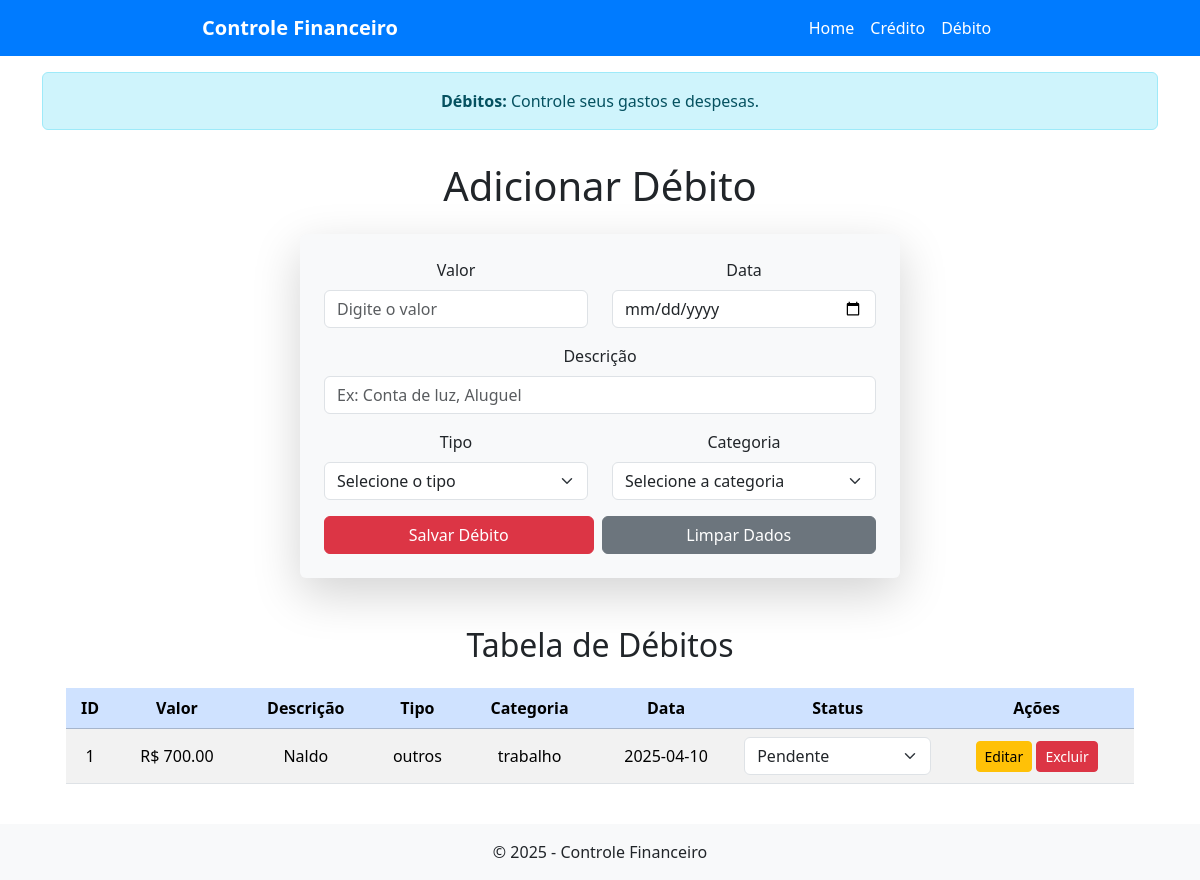
/debito, run on the app's committed database.
### tables this page shows
CREATE TABLE debitos (
            id INTEGER PRIMARY KEY AUTOINCREMENT,
            valor REAL NOT NULL,
            descricao TEXT NOT NULL,
            tipo TEXT NOT NULL,
            categoria TEXT NOT NULL,
            data TEXT NOT NULL,
            status TEXT NOT NULL DEFAULT 'pendente',
            data_agendada TEXT
        );

### app.py (the view, shortened to what this page needs)
@app.route("/debito", methods=["GET", "POST"])
def debito():
    conaxao = sqlite3.connect("financeiro.db")
    cursor = conaxao.cursor()
    cursor.execute("SELECT * FROM debitos")
    debitos = cursor.fetchall()
    conaxao.close()
    return render_template("debito.html", debitos=debitos)

### templates/debito.html (shortened to what this page needs)
{% extends 'base.html' %}
{% block alert %}
    <div class="container mt-3">
        <div class="alert alert-info text-center" role="alert">
            <strong>Débitos:</strong> Controle seus gastos e despesas.
        </div>
    </div>
{% endblock %}
{% block content %}
    <div class="container mt-3">
        <h1 class="mb-4 text-center">Adicionar Débito</h1>
        <form method="POST" class="p-4 rounded shadow-lg bg-light mx-auto" style="max-width: 600px;" id="debitoForm">
            <div class="row">
                <div class="col-md-6 mb-3">
                    <label for="valor" class="form-label">Valor</label>
                    <input type="number" class="form-control" id="valor" name="valor" placeholder="Digite o valor" required>
                </div>
                <div class="col-md-6 mb-3">
                    <label for="data" class="form-label">Data</label>
                    <input type="date" class="form-control" id="data" name="data" required>
                </div>
            </div>
            <div class="mb-3">
                <label for="descricao" class="form-label">Descrição</label>
                <input type="text" class="form-control" id="descricao" name="descricao" placeholder="Ex: Conta de luz, Aluguel" required>
            </div>
            <div class="row">
                <div class="col-md-6 mb-3">
                    <label for="tipo" class="form-label">Tipo</label>
                    <select class="form-select" id="tipo" name="tipo" required>
                        <option value="" selected disabled>Selecione o tipo</option>
                    </select>
                </div>
                <div class="col-md-6 mb-3">
                    <label for="categoria" class="form-label">Categoria</label>
                    <select class="form-select" id="categoria" name="categoria" required>
                        <option value="" selected disabled>Selecione a categoria</option>
                    </select>
                </div>
            </div>
            <div class="d-flex gap-2">
                <button type="submit" class="btn btn-danger flex-grow-1">Salvar Débito</button>
                <button type="reset" class="btn btn-secondary flex-grow-1">Limpar Dados</button>
            </div>
        </form>
        <div class="container mt-5">
            <h2 class="text-center mb-4">Tabela de Débitos</h2>
            <table class="table table-striped tabel-bordered text-center align-middle">
                <thead class="table-primary">
                <tr>
                    <th>ID</th>
                    <th>Valor</th>
                    <th>Descrição</th>
                    <th>Tipo</th>
                    <th>Categoria</th>
                    <th>Data</th>
                    <th>Status</th>
                    <th>Ações</th>
                </tr>
                </thead>
                <tbody>
                    {% for debito in debitos %}
                    <tr>
                        <td>{{ debito[0] }}</td>
                        <td>R$ {{ "%.2f"|format(debito[1]) }}</td>
                        <td>{{ debito[2] }}</td>
                        <td>{{ debito[3] }}</td>
                        <td>{{ debito[4] }}</td>
                        <td>{{ debito[5] }}</td>
                        <td>
                            <form method="POST" action="{{ url_for('atualizar_status_debito', id=debito[0]) }}">
                                <select name="status" class="form-select" onchange="this.form.submit()">
                                    <option value="Pendente" {% if debito[6] == 'Pendente' %}selected{% endif %}>Pendente</option>
                                </select>
                            </form>
                        </td>
                        <td>
                            <a href="{{ url_for('editar_debito', id=debito[0]) }}" class="btn btn-warning btn-sm">Editar</a>
                            <button class="btn btn-danger btn-sm" data-bs-toggle="modal" data-bs-target="#confirmarExclusao{{ debito[0] }}">
                                Excluir
                            </button>
                        </td>
                    </tr>
                    {% endfor %}
                </tbody>
            </table>
        </div>
    </div>
{% endblock %}

### data on the page
debitos: id "1", valor "700.00", descricao "Naldo", tipo "outros", categoria "trabalho", data "2025-04-10", status "Pendente"
